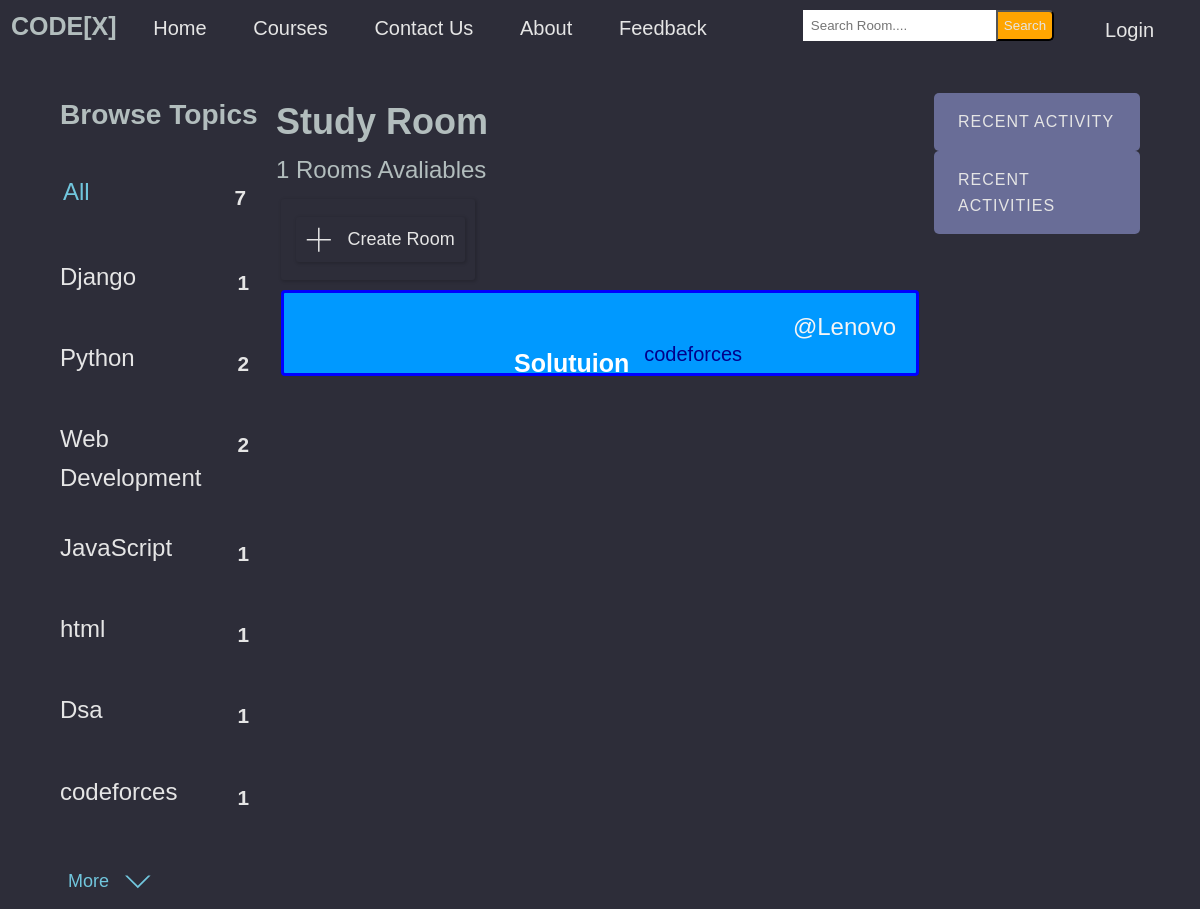
Page /?q=codeforces on the committed database.
### base/models.py (models this page shows, shortened)
class Topic(models.Model):
    name = models.CharField(max_length=200)

class Room(models.Model):
    host =  models.ForeignKey(User, on_delete=models.SET_NULL,null=True)
    topic = models.ForeignKey(Topic, on_delete=models.SET_NULL,null=True)
    name =  models.CharField(max_length= 200)
    description = models.TextField(null= True, blank= True)
    participants= models.ManyToManyField(User, related_name='participants', blank=True)
    updated= models.DateTimeField(auto_now= True)
    created= models.DateTimeField(auto_now_add=True)
    class Meta:
        ordering = ['-updated','-created']

### base/views.py (the view)
# urls.py: path('',views.home, name="home"),
def home(request):
    q = request.GET.get('q') if request.GET.get('q') != None else ''
    rooms = Room.objects.filter(
        Q(topic__name__icontains=q) |
        Q(name__icontains=q) |
        Q(description__icontains=q))
    room_count= rooms.count()
    topics = Topic.objects.all()
    room_message = Message.objects.filter(Q(room__topic__name__icontains=q))
    context = {'rooms': rooms ,'topics': topics,'room_count': room_count,'room_message': room_message}
    return render(request, 'base/home.html',context )

### base/templates/base/home.html (shortened to what this page needs)
{% extends 'main.html' %}
{% block content %}
<div class="layout layout--3">
    <div class="home-container">
        <div>
            {% include 'base/topics_component.html' %}
        </div>
        <div class="roomlist">
            <h2>Study Room</h2>
            <p>{{room_count}} Rooms Avaliables</p>
            <div class="btn">
                <a class="btn btn--main" href="{% url 'create-room' %}">
                    <svg version="1.1" xmlns="http://www.w3.org/2000/svg" width="32" height="32" viewBox="0 0 32 32">
                    <title>add</title>
                    <path
                      d="M16.943 0.943h-1.885v14.115h-14.115v1.885h14.115v14.115h1.885v-14.115h14.115v-1.885h-14.115v-14.115z">
                    </path>
                </svg>Create Room</a>
            </div>
            <div>
                {% include 'base/feed_component.html' %}
            </div>
        </div>
        <div>
            {% include 'base/activity_component.html' %}
        </div>
    </div>
</div>
{% endblock content %}

### base/templates/base/topics_component.html (shortened to what this page needs)
<div class="topics-container">
    <div class="topics__header">
        <h3> Browse Topics </h3>
    </div>
    <ul class="topics__list">
        <li>
            <a href="{% url 'home' %}" class="active">All<span>{{topics.count}}</span></a>
        </li>
        {% for topic in topics %}
            <li>
                <a href="{% url 'home' %}?q={{topic.name}}">{{topic.name}}<span>{{topic.room_set.all.count}}</span></a>
            </li>
        {% endfor %}
    </ul>
    <a class="btn btn--link" href="{% url 'course' %}">More
        <svg version="1.1" xmlns="http://www.w3.org/2000/svg" width="32" height="32" viewBox="0 0 32 32">
            <title>chevron-down</title>
            <path d="M16 21l-13-13h-3l16 16 16-16h-3l-13 13z"></path>
        </svg>
    </a>
</div>

### base/templates/base/feed_component.html (shortened to what this page needs)
<div>
    {% for room in rooms %}
    <div class="feed-component">
        <a class="room-host" href="{% url 'user-profile' room.host.id %}">@{{room.host.username}}</a>
        <h5><a class="feed-room" href= "{% url 'room' room.id %}">{{room.name}}</a></h5>
        <small class="feed-topic-name" >{{room.topic.name}} </small>
    </div>
    {% endfor %}
</div>

### templates/main.html (style rules this page uses)
:root { --color-main: #71c6dd; --color-main-light: #e1f6fb; --color-dark: #3f4156; --color-dark-medium: #51546e; --color-dark-light: #696d97; --color-light: #e5e5e5; --color-gray: #8b8b8b; --color-light-gray: #b2bdbd; --color-bg: #2d2d39; --color-success: #5dd693; --color-error: #fc4b0b; }
* { padding: 0; margin: 0; text-decoration: none; list-style-type: none; box-sizing: border-box; font-family: 'Nunito', sans-serif }
body { color: var(--color-light-gray); background-color: var(--color-bg); line-height: 1.6; font-weight: 400; font-size: 1.5rem; min-height: 100vh; }

### base/templates/base/home.html (style rules this page uses)
:root { --color-main: #71c6dd; --color-main-light: #e1f6fb; --color-dark: #3f4156; --color-dark-medium: #51546e; --color-dark-light: #696d97; --color-light: #e5e5e5; --color-gray: #8b8b8b; --color-light-gray: #b2bdbd; --color-bg: #2d2d39; --color-success: #5dd693; --color-error: #fc4b0b; }
.layout { margin-top: 2.4rem; }
.layout--3 > .home-container > div:last-child { flex-basis: 25%; }
.home-container { display: grid; grid-template-columns: 1fr 3fr 1fr; padding: 0; flex-basis: 100%; width: 90%; margin: auto; }
.btn { background-color: transparent; border: none; display: inline-flex; align-items: center; gap: 1rem; cursor: pointer; transition: all ease-in-out 0.3s; border-radius: 3px; box-shadow: 1px 1px 3px 1px rgba(0, 0, 0, 0.15); padding:8px 10px; font-size: 18px; margin-top: 10px; margin-bottom: 10px; margin-left: 5px; }
.btn--main { color: var( --color-light); }
.btn > svg { fill: currentColor; width: 1.6rem; height: 1.6rem; }

### base/templates/base/topics_component.html (style rules this page uses)
:root { --color-main: #71c6dd; --color-main-light: #e1f6fb; --color-dark: #3f4156; --color-dark-medium: #51546e; --color-dark-light: #696d97; --color-light: #e5e5e5; --color-gray: #8b8b8b; --color-light-gray: #b2bdbd; --color-bg: #2d2d39; --color-success: #5dd693; --color-error: #fc4b0b; }
.topics-container { margin-right: 10px; }
.topics__header { margin-bottom: 2rem; }
.topics__list { list-style: none; }
.topics__list li a { display: flex; justify-content: space-between; margin-bottom: 2rem; font-weight: 500; color: var( --color-light); transition: all 0.3s ease-in-out; }
.topics__list li a.active, .topics__list li a:hover { color: var(--color-main); border-radius: 3px; padding: 3px 3px; }
.topics__list li a span { padding: 0.5rem 1rem; color: var( --color-light); border-radius: 3px; font-size: 1.3rem; font-weight: 700; letter-spacing: 1px; }
.btn { background-color: transparent; border: none; display: inline-flex; align-items: center; gap: 1rem; cursor: pointer; transition: all ease-in-out 0.3s; border-radius: 3px; box-shadow: 1px 1px 3px 1px rgba(0, 0, 0, 0.15); padding:8px 10px; font-size: 18px; margin-top: 10px; margin-bottom: 10px; margin-left: 5px; }
.btn--link { border-radius: 3px; padding: 3px; color: var(--color-main); box-shadow: none; }

### base/templates/base/feed_component.html (style rules this page uses)
.feed-component { margin-left: 5px; margin-right: 5px; margin-bottom: 5px; display: block; padding: 40px 20px; position: relative; background: #0099FF; border: 3px solid blue; border-radius: 4px; }
.room-host { float: right; text-transform: capitalize; margin-top: -25px; color: whitesmoke; }
.feed-room { float: inline-start; margin-left: 200px; color: #fff; font-size: 25px; text-transform: capitalize; padding: 10px; border-radius: 3px; }
.feed-topic-name { float: left; color: darkblue; padding: 5px; font-size: 20px; }

### base/templates/base/activity_component.html (style rules this page uses)
:root { --color-main: #71c6dd; --color-main-light: #e1f6fb; --color-dark: #3f4156; --color-dark-medium: #51546e; --color-dark-light: #696d97; --color-light: #e5e5e5; --color-gray: #8b8b8b; --color-light-gray: #b2bdbd; --color-bg: #2d2d39; --color-success: #5dd693; --color-error: #fc4b0b; }

### rows in the picture
Topic: name "Django", room_set.all.count "1"
Topic: name "Python", room_set.all.count "2"
Topic: name "Web Development", room_set.all.count "2"
Topic: name "JavaScript", room_set.all.count "1"
Topic: name "html", room_set.all.count "1"
Topic: name "Dsa", room_set.all.count "1"
Topic: name "codeforces", room_set.all.count "1"
Room: host.username "Lenovo", name "Solutuion", topic.name "codeforces"

### other values in the picture
{{ topics.count }} "7"
{{ room_count }} "1"
